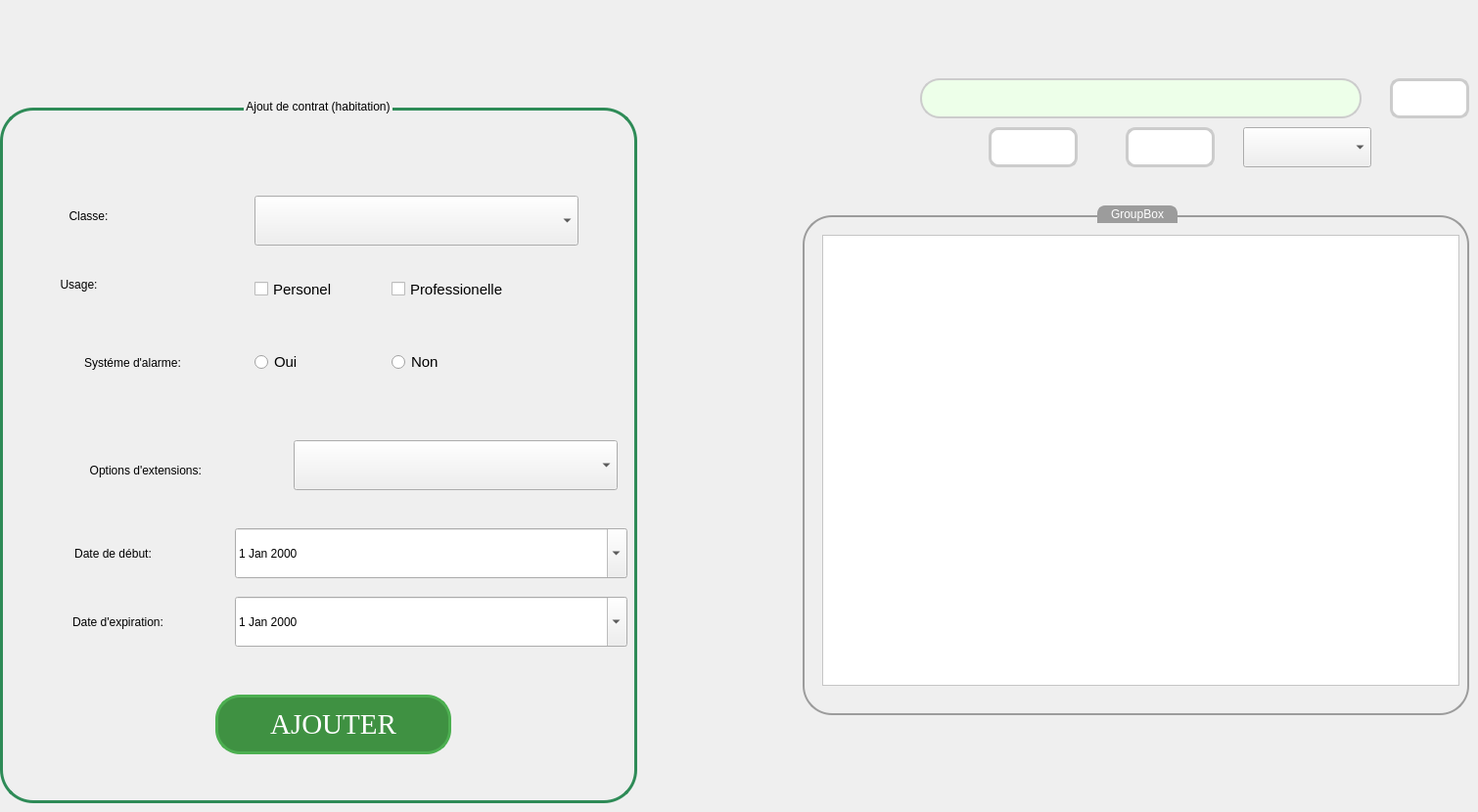
      <widget class="QWidget" name="habitation">
       <widget class="QGroupBox" name="groupBox_habitation">
        <property name="geometry">
         <rect>
          <x>0</x>
          <y>100</y>
          <width>651</width>
          <height>721</height>
         </rect>
        </property>
        <property name="styleSheet">
         <string notr="true">QGroupBox {
    border: 3px solid #2e8b57;
    border-radius: 34px;
    margin-top: 10px;
    padding: 10px;
    font: 75 22pt &quot;Times New Roman&quot;;
}

QVBoxLayout {
    background-color: #e0e0e0; /* Couleur de fond pour le QVBoxLayout */
    padding: 15px; /* Ajout de marge interne au QVBoxLayout */
}

/* Styles pour les widgets (par exemple, QLabel, QLineEdit, etc.) dans le QVBoxLayout */
QVBoxLayout QLabel {
    color: #333333;
    font-size: 16px;
    margin-bottom: 5px;
}

QVBoxLayout QLineEdit, QVBoxLayout QTextEdit, QVBoxLayout QDateEdit, QVBoxLayout QComboBox {
    margin-bottom: 10px;
    padding: 8px;
    border: 1px solid #ccc;
    border-radius: 5px;
    width: 200px;
}

QVBoxLayout QLineEdit:hover, QVBoxLayout QTextEdit:hover, QVBoxLayout QDateEdit:hover, QVBoxLayout QComboBox:hover {
    border: 1px solid #2e8b57;
}

/* Styles pour les boutons dans le QVBoxLayout */
QVBoxLayout QPushButton {
    background-color: #4285f4;
    color: #ffffff;
    padding: 10px 20px;
    border: none;
    border-radius: 8px;
}

QVBoxLayout QPushButton:hover {
    background-color: #2e5f22;
}
</string>
        </property>
        <property name="title">
         <string>Ajout de contrat (habitation)</string>
        </property>
        <property name="alignment">
         <set>Qt::AlignCenter</set>
        </property>
        <widget class="QLabel" name="CIN_6">
         <property name="geometry">
          <rect>
           <x>10</x>
           <y>90</y>
           <width>161</width>
           <height>61</height>
          </rect>
         </property>
         <property name="styleSheet">
          <string notr="true">font: 75 18pt &quot;Times New Roman&quot;;</string>
         </property>
         <property name="text">
          <string>Classe:</string>
         </property>
         <property name="alignment">
          <set>Qt::AlignCenter</set>
         </property>
        </widget>
        <widget class="QLabel" name="NOM_6">
         <property name="geometry">
          <rect>
           <x>0</x>
           <y>160</y>
           <width>161</width>
           <height>61</height>
          </rect>
         </property>
         <property name="styleSheet">
          <string notr="true">font: 75 18pt &quot;Times New Roman&quot;;</string>
         </property>
         <property name="text">
          <string>Usage:</string>
         </property>
         <property name="alignment">
          <set>Qt::AlignCenter</set>
         </property>
        </widget>
        <widget class="QLabel" name="PRENOM_5">
         <property name="geometry">
          <rect>
           <x>20</x>
           <y>240</y>
           <width>231</width>
           <height>61</height>
          </rect>
         </property>
         <property name="styleSheet">
          <string notr="true">font: 75 18pt &quot;Times New Roman&quot;;</string>
         </property>
         <property name="text">
          <string>Systéme d'alarme:</string>
         </property>
         <property name="alignment">
          <set>Qt::AlignCenter</set>
         </property>
        </widget>
        <widget class="QLabel" name="EMAIL_5">
         <property name="geometry">
          <rect>
           <x>20</x>
           <y>430</y>
           <width>191</width>
           <height>71</height>
          </rect>
         </property>
         <property name="styleSheet">
          <string notr="true">font: 75 18pt &quot;Times New Roman&quot;;</string>
         </property>
         <property name="text">
          <string>Date de début:</string>
         </property>
         <property name="alignment">
          <set>Qt::AlignCenter</set>
         </property>
        </widget>
        <widget class="QLabel" name="ADRESSE_6">
         <property name="geometry">
          <rect>
           <x>10</x>
           <y>350</y>
           <width>271</width>
           <height>61</height>
          </rect>
         </property>
         <property name="styleSheet">
          <string notr="true">font: 75 18pt &quot;Times New Roman&quot;;</string>
         </property>
         <property name="text">
          <string>  Options d'extensions:</string>
         </property>
         <property name="alignment">
          <set>Qt::AlignCenter</set>
         </property>
        </widget>
        <widget class="QDateEdit" name="dateEdit_9">
         <property name="geometry">
          <rect>
           <x>240</x>
           <y>510</y>
           <width>401</width>
           <height>51</height>
          </rect>
         </property>
         <property name="calendarPopup">
          <bool>true</bool>
         </property>
        </widget>
        <widget class="QComboBox" name="comboBox_habitation">
         <property name="geometry">
          <rect>
           <x>260</x>
           <y>100</y>
           <width>331</width>
           <height>51</height>
          </rect>
         </property>
        </widget>
        <widget class="QCheckBox" name="checkBox_3">
         <property name="geometry">
          <rect>
           <x>260</x>
           <y>170</y>
           <width>131</width>
           <height>51</height>
          </rect>
         </property>
         <property name="font">
          <font>
           <pointsize>11</pointsize>
          </font>
         </property>
         <property name="text">
          <string>Personel</string>
         </property>
        </widget>
        <widget class="QCheckBox" name="checkBox_4">
         <property name="geometry">
          <rect>
           <x>400</x>
           <y>170</y>
           <width>200</width>
           <height>51</height>
          </rect>
         </property>
         <property name="font">
          <font>
           <pointsize>11</pointsize>
          </font>
         </property>
         <property name="text">
          <string>Professionelle</string>
         </property>
        </widget>
        <widget class="QRadioButton" name="radioButton_9">
         <property name="geometry">
          <rect>
           <x>260</x>
           <y>260</y>
           <width>97</width>
           <height>20</height>
          </rect>
         </property>
         <property name="font">
          <font>
           <pointsize>11</pointsize>
          </font>
         </property>
         <property name="text">
          <string>Oui</string>
         </property>
        </widget>
        <widget class="QRadioButton" name="radioButton_10">
         <property name="geometry">
          <rect>
           <x>400</x>
           <y>260</y>
           <width>97</width>
           <height>20</height>
          </rect>
         </property>
         <property name="font">
          <font>
           <pointsize>11</pointsize>
          </font>
         </property>
         <property name="text">
          <string>Non</string>
         </property>
        </widget>
        <widget class="QComboBox" name="comboBox_option_habitaion">
         <property name="geometry">
          <rect>
           <x>300</x>
           <y>350</y>
           <width>331</width>
           <height>51</height>
          </rect>
         </property>
        </widget>
        <widget class="QDateEdit" name="dateEdit_10">
         <property name="geometry">
          <rect>
           <x>240</x>
           <y>440</y>
           <width>401</width>
           <height>51</height>
          </rect>
         </property>
         <property name="calendarPopup">
          <bool>true</bool>
         </property>
        </widget>
        <widget class="QLabel" name="EMAIL_6">
         <property name="geometry">
          <rect>
           <x>10</x>
           <y>500</y>
           <width>221</width>
           <height>71</height>
          </rect>
         </property>
         <property name="styleSheet">
          <string notr="true">font: 75 18pt &quot;Times New Roman&quot;;</string>
         </property>
         <property name="text">
          <string>Date d'expiration:</string>
         </property>
         <property name="alignment">
          <set>Qt::AlignCenter</set>
         </property>
        </widget>
        <widget class="QPushButton" name="pushButton_4">
         <property name="geometry">
          <rect>
           <x>220</x>
           <y>610</y>
           <width>241</width>
           <height>61</height>
          </rect>
         </property>
         <property name="font">
          <font>
           <family>Times New Roman</family>
           <pointsize>22</pointsize>
          </font>
         </property>
         <property name="styleSheet">
          <string notr="true">/* Style de base pour le QPushButton */
QPushButton {
    background-color: #3f9142; /* Vert primaire du thème d'assurance */
    color: #ffffff; /* Texte blanc */
    border: 3px solid #4CAF50; /* Bordure verte */
    border-radius: 25px; /* Coins arrondis */
    padding: 5px 10px; /* Espacement interne */
}

/* Style du QPushButton lorsqu'il est survolé */
QPushButton:hover {
    background-color: #45a049; /* Vert plus foncé au survol */
}

/* Style du QPushButton lorsqu'il est pressé (clic) */
QPushButton:pressed {
    background-color: #3c8942; /* Vert encore plus foncé au clic */
}

/* Style du QPushButton lorsqu'il est en focus (tabulation) */
QPushButton:focus {
    outline: none; /* Supprimer le contour par défaut */
    border: 2px solid #3c8942; /* Bordure plus foncée lorsqu'en focus */
}

/* Style du QPushButton lorsqu'il est désactivé */
QPushButton:disabled {
    background-color: #b0b0b0; /* Fond gris clair pour les boutons désactivés */
    color: #707070; /* Couleur du texte grise pour les boutons désactivés */
    border: 2px solid #b0b0b0; /* Bordure grise pour les boutons désactivés */
}

/* Style général pour les widgets lorsqu'ils sont désactivés */
QWidget:disabled {
    background-color: #f0f0f0; /* Fond gris clair pour les widgets désactivés */
    color: #a0a0a0; /* Couleur du texte grise pour les widgets désactivés */
}
</string>
         </property>
         <property name="text">
          <string>AJOUTER</string>
         </property>
        </widget>
       </widget>
       <widget class="QGroupBox" name="groupBox_11">
        <property name="geometry">
         <rect>
          <x>820</x>
          <y>210</y>
          <width>681</width>
          <height>521</height>
         </rect>
        </property>
        <property name="styleSheet">
         <string notr="true">QGroupBox {
    border: 2px solid #9C9C9C; /* Bordure du groupe box */
    border-radius: 30px; /* Coins arrondis */
    margin-top: 10px; /* Marge supérieure pour l'espacement avec d'autres éléments */
}

QGroupBox::title {
    subcontrol-origin: margin;
    subcontrol-position: top center;
    padding: 0 10px; /* Espacement interne pour le titre */
    background-color: #9C9C9C; /* Couleur de fond du titre */
    color: #fff; /* Couleur du texte du titre */
    border: 2px solid #9C9C9C; /* Bordure du titre */
    border-top-left-radius: 8px; /* Coins arrondis en haut à gauche du titre */
    border-top-right-radius: 8px; /* Coins arrondis en haut à droite du titre */
}

/* Style pour le contenu interne du QGroupBox (facultatif) */
QGroupBox QWidget {
    background-color: #fff; /* Couleur de fond du contenu interne */
    padding: 10px; /* Espacement interne du contenu interne */
}
</string>
        </property>
        <property name="title">
         <string>GroupBox</string>
        </property>
        <widget class="QTableView" name="tableView_5">
         <property name="geometry">
          <rect>
           <x>20</x>
           <y>30</y>
           <width>651</width>
           <height>461</height>
          </rect>
         </property>
         <property name="styleSheet">
          <string notr="true"/>
         </property>
        </widget>
       </widget>
       <widget class="QPushButton" name="PDF_5">
        <property name="geometry">
         <rect>
          <x>1150</x>
          <y>130</y>
          <width>91</width>
          <height>41</height>
         </rect>
        </property>
        <property name="styleSheet">
         <string notr="true">QPushButton {
    padding: 6px 12px; /* Espace intérieur du bouton */
    border: 3px solid #ccc; /* Bordure grise */
    border-radius: 10px; /* Coins arrondis */
    background-color: #fff; /* Couleur de fond */
    transition: background-color 0.3s, border-color 0.3s; /* Transition douce pour le survol */
}

QPushButton:hover {
    border-color: #555; /* Couleur de la bordure lors du survol */
    background-color: #eee; /* Nouvelle couleur de fond lors du survol */
}

QPushButton:pressed {
    background-color: #ddd; /* Couleur de fond lorsque le bouton est enfoncé */
}

QPushButton:focus {
    outline: none; /* Supprime l'effet de focus par défaut */
}
</string>
        </property>
        <property name="text">
         <string/>
        </property>
        <property name="icon">
         <iconset resource="ressources.qrc">
          <normaloff>:/img/img/pdf.svg</normaloff>:/img/img/pdf.svg</iconset>
        </property>
        <property name="iconSize">
         <size>
          <width>30</width>
          <height>30</height>
         </size>
        </property>
       </widget>
       <widget class="QPushButton" name="STATISTISTIQUE_5">
        <property name="geometry">
         <rect>
          <x>1010</x>
          <y>130</y>
          <width>91</width>
          <height>41</height>
         </rect>
        </property>
        <property name="styleSheet">
         <string notr="true">QPushButton {
    padding: 6px 12px; /* Espace intérieur du bouton */
    border: 3px solid #ccc; /* Bordure grise */
    border-radius: 10px; /* Coins arrondis */
    background-color: #fff; /* Couleur de fond */
    transition: background-color 0.3s, border-color 0.3s; /* Transition douce pour le survol */
}

QPushButton:hover {
    border-color: #555; /* Couleur de la bordure lors du survol */
    background-color: #eee; /* Nouvelle couleur de fond lors du survol */
}

QPushButton:pressed {
    background-color: #ddd; /* Couleur de fond lorsque le bouton est enfoncé */
}

QPushButton:focus {
    outline: none; /* Supprime l'effet de focus par défaut */
}
</string>
        </property>
        <property name="text">
         <string/>
        </property>
        <property name="icon">
         <iconset resource="ressources.qrc">
          <normaloff>:/img/img/stat.svg</normaloff>:/img/img/stat.svg</iconset>
        </property>
        <property name="iconSize">
         <size>
          <width>23</width>
          <height>23</height>
         </size>
        </property>
       </widget>
       <widget class="QPushButton" name="RECHERCHE_5">
        <property name="geometry">
         <rect>
          <x>1420</x>
          <y>80</y>
          <width>81</width>
          <height>41</height>
         </rect>
        </property>
        <property name="styleSheet">
         <string notr="true">QPushButton {
    padding: 6px 12px; /* Espace intérieur du bouton */
    border: 3px solid #ccc; /* Bordure grise */
    border-radius: 10px; /* Coins arrondis */
    background-color: #fff; /* Couleur de fond */
    transition: background-color 0.3s, border-color 0.3s; /* Transition douce pour le survol */
}

QPushButton:hover {
    border-color: #555; /* Couleur de la bordure lors du survol */
    background-color: #eee; /* Nouvelle couleur de fond lors du survol */
}

QPushButton:pressed {
    background-color: #ddd; /* Couleur de fond lorsque le bouton est enfoncé */
}

QPushButton:focus {
    outline: none; /* Supprime l'effet de focus par défaut */
}
</string>
        </property>
        <property name="text">
         <string/>
        </property>
        <property name="icon">
         <iconset resource="ressources.qrc">
          <normaloff>:/img/img/recherche.svg</normaloff>:/img/img/recherche.svg</iconset>
        </property>
        <property name="iconSize">
         <size>
          <width>20</width>
          <height>20</height>
         </size>
        </property>
       </widget>
       <widget class="QLineEdit" name="lineEdit_7">
        <property name="geometry">
         <rect>
          <x>940</x>
          <y>80</y>
          <width>451</width>
          <height>41</height>
         </rect>
        </property>
        <property name="styleSheet">
         <string notr="true">QLineEdit {
	background-color: rgb(237, 255, 233);
    padding: 6px; /* Espace intérieur du QLineEdit */
    border: 2px solid #ccc; /* Bordure grise */
    border-radius: 20px; /* Coins arrondis plus prononcés */
}

QLineEdit:focus {
    border-color: #4CAF50; /* Couleur de la bordure lorsque le QLineEdit est sélectionné */
    outline: none; /* Supprime l'effet de focus par défaut */
}

QLineEdit::placeholder {
    color: #999; /* Couleur du texte de l'indicateur de champ */
}

QLineEdit::hover {
    border-color: #aaa; /* Couleur de la bordure lors du survol */
}
</string>
        </property>
       </widget>
       <widget class="QComboBox" name="TRI_5">
        <property name="geometry">
         <rect>
          <x>1270</x>
          <y>130</y>
          <width>131</width>
          <height>41</height>
         </rect>
        </property>
        <property name="styleSheet">
         <string notr="true"/>
        </property>
        <item>
         <property name="text">
          <string/>
         </property>
         <property name="icon">
          <iconset>
           <normaloff>../../../../Downloads/sort-svgrepo-com.svg</normaloff>../../../../Downloads/sort-svgrepo-com.svg</iconset>
         </property>
        </item>
        <item>
         <property name="text">
          <string/>
         </property>
         <property name="icon">
          <iconset>
           <normaloff>../../../../Downloads/sort-descending-svgrepo-com.svg</normaloff>../../../../Downloads/sort-descending-svgrepo-com.svg</iconset>
         </property>
        </item>
       </widget>
      </widget>
